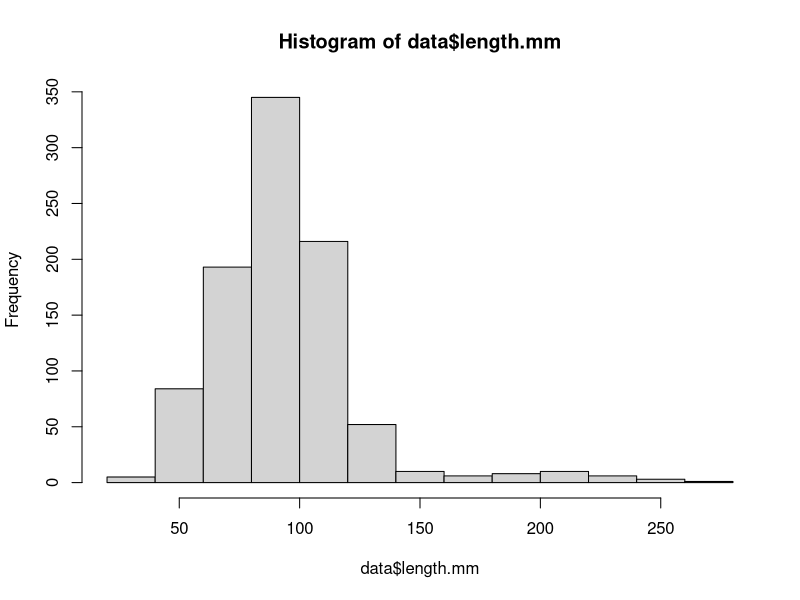
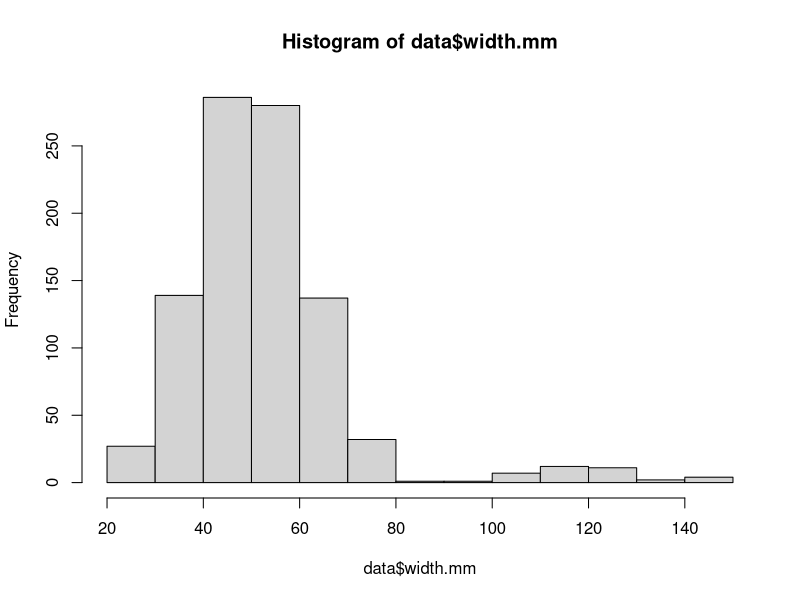
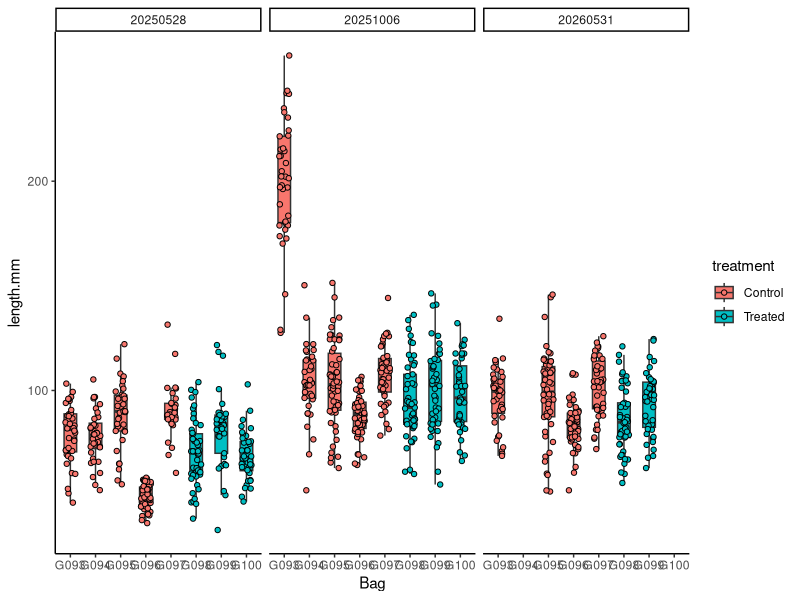
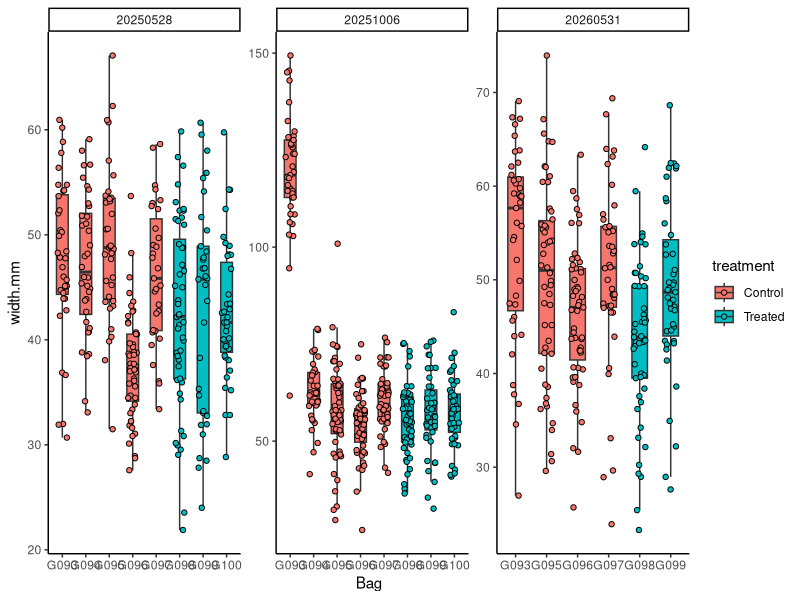
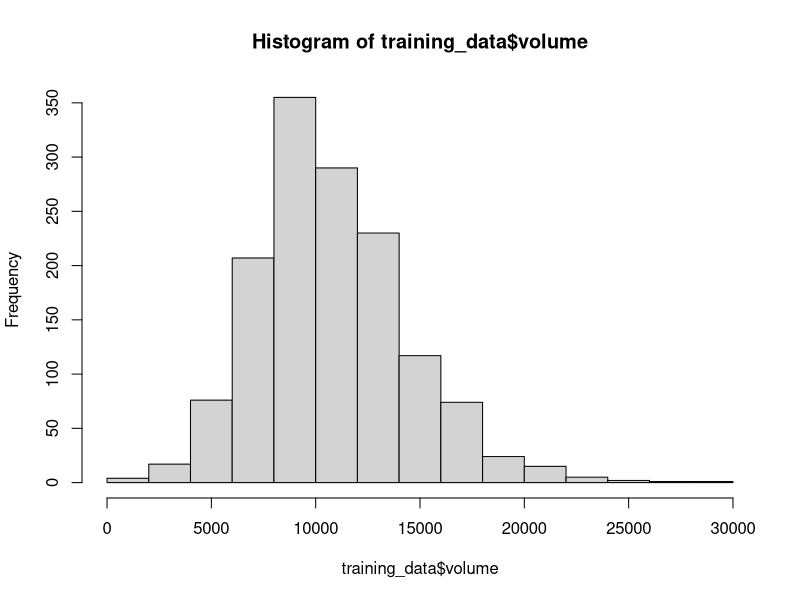
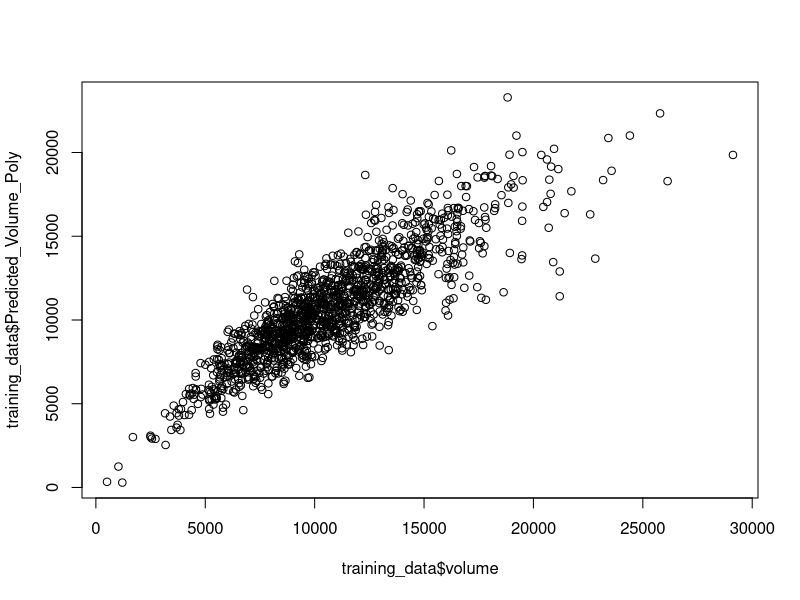
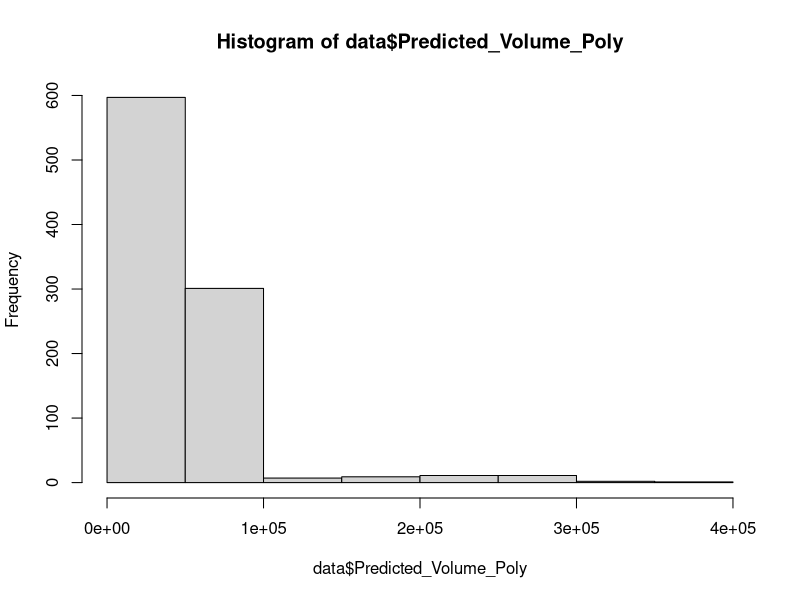
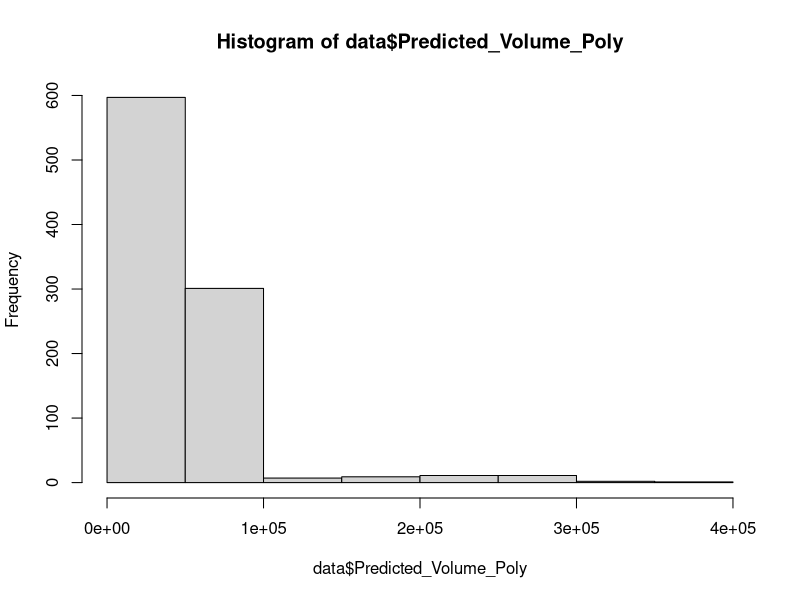

Source code (R) for these figures, in order: (Note: this script raises an error after producing the figures.)
## ---- chunk 1
knitr::opts_chunk$set(echo = TRUE, warning = FALSE, message = FALSE)
## ---- chunk 2
if ("tidyverse" %in% rownames(installed.packages()) == 'FALSE') install.packages('tidyverse') 
if ("ggplot2" %in% rownames(installed.packages()) == 'FALSE') install.packages('ggplot2') 
if ("ggeffects" %in% rownames(installed.packages()) == 'FALSE') install.packages('ggeffects') 

library("ggplot2")
library("tidyverse")
library("lme4")
library("lmerTest")
library("emmeans")
library("car")
library("mgcv")
library("ggeffects")
library("cowplot")
library("readxl")
## ---- chunk 3
data<-read_excel(path="data/outplanting/Sequim/size_Sequim.xlsx")%>%
  mutate(date=as.factor(date))
## ---- chunk 4
data$bag<-factor(data$bag)
## ---- chunk 5
metadata<-read_csv(file="data/outplanting/Sequim/bag_list_Sequim.csv")
metadata$bag<-factor(metadata$bag)

data$treatment<-metadata$treatment[match(data$bag, metadata$bag)]
## ---- chunk 6
hist(data$length.mm)
hist(data$width.mm)
## ---- chunk 7
plot1<-data%>%
  ggplot(aes(x=bag, y=length.mm, fill = treatment)) +
  facet_wrap(~date)+
  geom_boxplot(width=.5, outlier.shape= NA, position = position_dodge(width = 0.4)) +
  geom_point(pch = 21, position=position_jitterdodge(dodge.width=0.4)) +
  xlab("Bag") + 
  theme_classic(); plot1
## ---- chunk 8
plot2<-data%>%
  ggplot(aes(x=bag, y=width.mm, fill = treatment)) +
  facet_wrap(~date, scales="free")+
  geom_boxplot(width=.5, outlier.shape= NA, position = position_dodge(width = 0.4)) +
  geom_point(pch = 21, position=position_jitterdodge(dodge.width=0.4)) +
  xlab("Bag") + 
  theme_classic(); plot2
## ---- chunk 9
training_data<-read_csv(file="data/outplanting/GoosePoint/growth_GoosePoint.csv")%>%
  mutate(date=as.factor(date))%>%
  filter(date %in% c("20240909", "20250825"))

training_data$volume <- (4/3) * pi * (training_data$length.mm/2) * (training_data$width.mm/2) * (training_data$depth.mm/2)

training_data<-training_data%>%
  filter(!is.na(volume))

hist(training_data$volume)
## ---- chunk 10
# Fit a polynomial regression model (2nd-degree polynomial)
poly_model <- lm(volume ~ poly(length.mm, 2) + poly(width.mm, 2) + length.mm:width.mm, data = training_data)

summary(poly_model)
## ---- chunk 11
training_data$Predicted_Volume_Poly <- predict(poly_model, training_data)
plot(training_data$Predicted_Volume_Poly ~ training_data$volume)
## ---- chunk 12
data$Predicted_Volume_Poly <- predict(poly_model, data)
hist(data$Predicted_Volume_Poly)
## ---- chunk 13
data<-data%>%filter(Predicted_Volume_Poly>0)
hist(data$Predicted_Volume_Poly)
## ---- chunk 14
data<-data%>%
  filter(!bag=="G093")
## ---- chunk 15
plot4<-data%>%
  ggplot(aes(x=bag, y=Predicted_Volume_Poly, fill = treatment)) +
  facet_wrap(~date)+
  geom_boxplot(width=.5, outlier.shape= NA, position = position_dodge(width = 0.4)) +
  geom_point(pch = 21, position=position_jitterdodge(dodge.width=0.4)) +
  xlab("Bag") + 
  scale_colour_manual(values=c("darkgray", "purple3"))+
  scale_fill_manual(values=c("darkgray", "purple3"))+
  theme_classic(); plot4

ggsave(plot4, filename="figures/growth/sequim/bag_sizes.png", width=8, height=5, units="in")
## ---- chunk 16
plot5<-data%>%
  ggplot(aes(x=treatment, y=Predicted_Volume_Poly, fill = treatment)) +
  facet_wrap(~date)+
  geom_boxplot(width=.5, outlier.shape= NA, position = position_dodge(width = 0.4)) +
  geom_point(pch = 21, position=position_jitterdodge(dodge.width=0.4)) +
  xlab("Treatment") +
  ylab(expression(paste("Growth (mm" ^3, ")")))+
  theme_classic() +
    scale_colour_manual(values=c("darkgray", "orange"))+
  scale_fill_manual(values=c("darkgray", "orange"))+
  theme(axis.text.x=element_text(angle=45, vjust=1, hjust=1), 
        legend.title=element_blank()); plot5

ggsave(plot5, filename="figures/growth/sequim/treatment_sizes.png", width=5, height=4, units="in")
## ---- chunk 17
plot6<-data%>%
  group_by(bag, treatment, date)%>%
  summarise(mean=mean(Predicted_Volume_Poly, na.rm=TRUE), se=sd(Predicted_Volume_Poly, na.rm=TRUE)/sqrt(length(Predicted_Volume_Poly)))%>%
  
  ggplot(aes(x=bag, y=mean, fill = treatment)) +
  facet_wrap(~date)+
  geom_point(pch = 21) +
  geom_errorbar(aes(ymin=mean-se, ymax=mean+se), width=0)+
  xlab("Bag") + 
  ylab("Volume")+
  #ylim(2000, 15000)+
  theme_classic() + 
  theme(axis.text.x=element_text(angle=45, vjust=1, hjust=1)); plot6
## ---- chunk 18
plot7<-data%>%
  group_by(treatment, date)%>%
  summarise(mean=mean(Predicted_Volume_Poly, na.rm=TRUE), se=sd(Predicted_Volume_Poly, na.rm=TRUE)/sqrt(length(Predicted_Volume_Poly)))%>%
  
  ggplot(aes(x=treatment, y=mean, fill = treatment)) +
  facet_wrap(~date)+
  geom_point(pch = 21, size=4) +
  geom_errorbar(aes(ymin=mean-se, ymax=mean+se), width=0)+
  xlab("Treatment") + 
  ylab("Volume")+
  #ylim(5000, 15000)+
  theme_classic() + 
  theme(axis.text.x=element_text(angle=45, vjust=1, hjust=1)); plot7
## ---- chunk 19
model<-lmer(sqrt(Predicted_Volume_Poly) ~ treatment + (1|bag:treatment) + (1|date), data=data)

summary(model)
anova(model)

qqPlot(residuals(model))
hist(residuals(model))
## ---- chunk 20
# Extract raw residuals
data$raw_resid <- residuals(model)

# Standardize residuals
data$std_resid <- data$raw_resid / sd(data$raw_resid)

# Flag potential outliers
outlier_threshold <- 3
data$outlier_flag <- abs(data$std_resid) > outlier_threshold

# Filter rows flagged as outliers
outliers <- data %>% filter(outlier_flag == TRUE)
print(outliers)

# Plot standardized residuals
ggplot(data, aes(x = seq_along(std_resid), y = std_resid)) +
  geom_point(aes(color = outlier_flag), size = 2) +
  geom_hline(yintercept = c(-outlier_threshold, outlier_threshold), linetype = "dashed", color = "red") +
  labs(title = "Standardized Residuals with Outliers", x = "Index", y = "Standardized Residual") +
  theme_minimal()
## ---- chunk 21
data<-data%>%
  filter(!outlier_flag==TRUE)
## ---- chunk 22
model<-lmer(sqrt(Predicted_Volume_Poly) ~ treatment + (1|bag:treatment), data=data)

summary(model)
anova(model)

qqPlot(residuals(model))
hist(residuals(model))
## ---- chunk 23
data%>%
  dplyr::select(date, bag, oyster, treatment, Predicted_Volume_Poly)%>%
  mutate(treatment=if_else(treatment=="Treated", "Treated", "Control"))%>%
  mutate(experiment=c("Temperature"))%>%
  write_csv("output/sequim_growth.csv")
